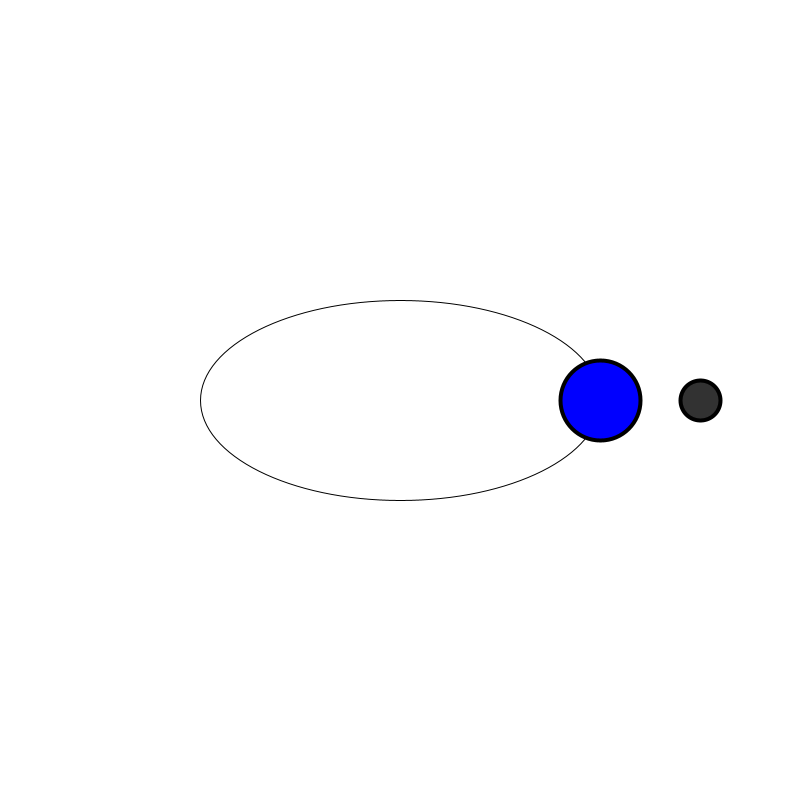
Frame 1 (no input)
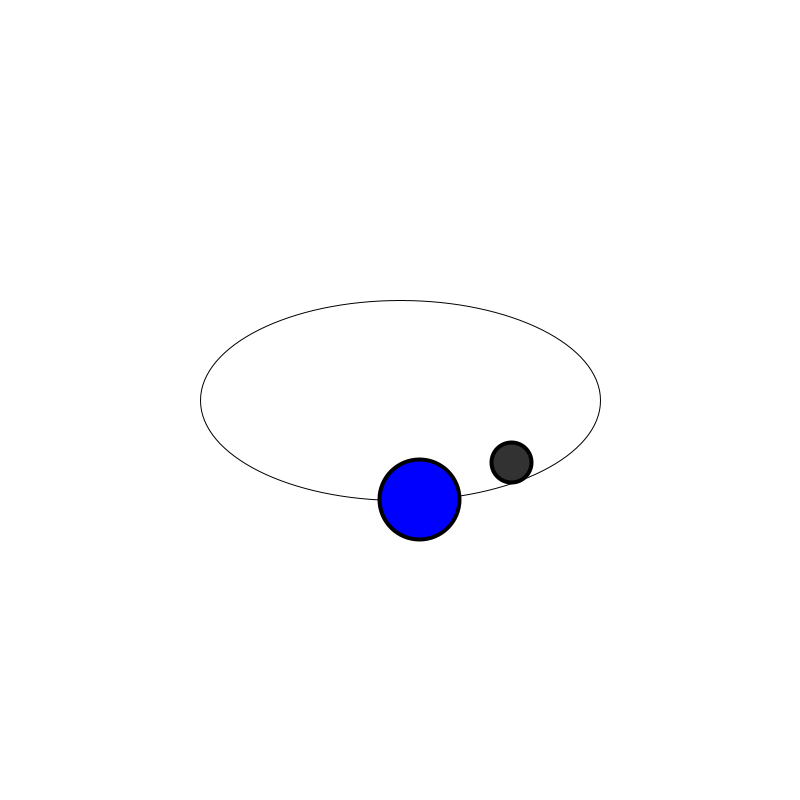
Frame 60 (the mouse pressed at the canvas centre just before this capture)
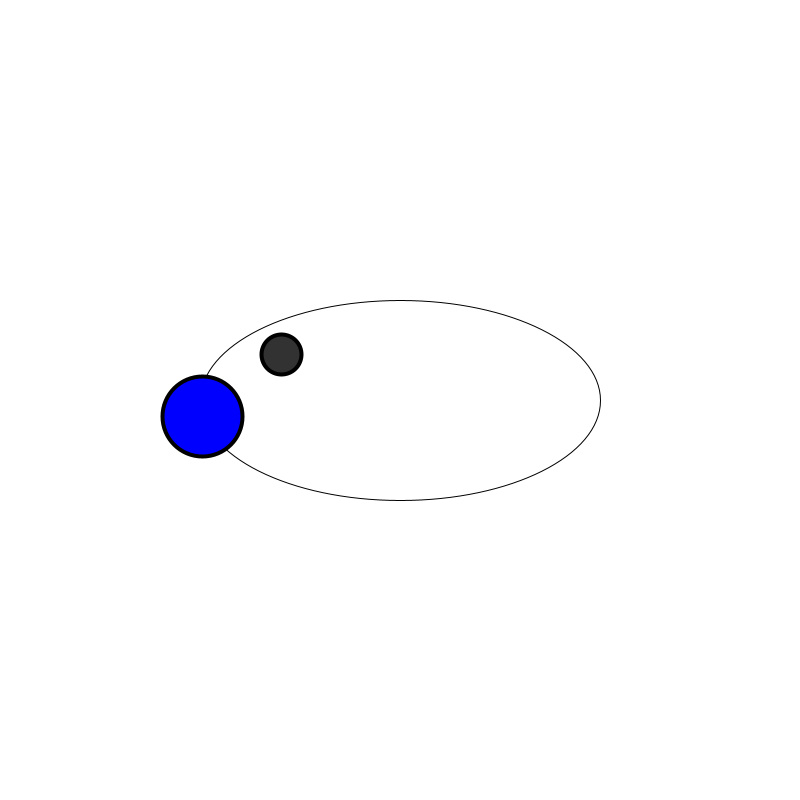
Frame 120 (the mouse held since frame 60 and released just before this capture)

The Processing sketch that drew these frames (run headless with seeded random() and noise(); from frame 60 on, the mouse is pressed at the canvas centre):

// Processing sketch: earth_MoonMotion
// ── earth_MoonMotion.pde

float xEarth, yEarth;
float xMoon, yMoon;


// Motion params for Earth
float cx, cy;
float angleE = 0.0;
float radiusHE = 200;
float radiusVE = 100;
float stepAE = 0.025;


// Motion params for Moon
float angleM = 0.0;
float radiusM = 100;
float stepAM = 0.1;

void setup(){
  size(800,800); 
  
  // Sets the center of Earth elliptical motion
  cx = width/2;
  cy = height/2;
}


void draw(){
  
  background(255);
  
  // Calculates new position of Earth (elliptical motion)
  xEarth = cx + cos(angleE)*radiusHE;
  yEarth = cy + sin(angleE)*radiusVE;
  
  // Calculates new position of Moon (circular motion)
  xMoon = xEarth + cos(angleM)*radiusM;
  yMoon = yEarth + sin(angleM)*radiusM;
  
  // Displays Earth's orbit
  fill(255); strokeWeight(1);
  ellipse(cx, cy, 2*radiusHE, 2*radiusVE);
  
  
  // Displays Earth planet
  fill(0,0,255); strokeWeight(4);
  ellipse(xEarth, yEarth, 80, 80);
  
  // Displays Moon
  fill(50); strokeWeight(4);
  ellipse(xMoon, yMoon, 40, 40);
  
  
  // Updates angles for Earth and Moon motions
  angleE += stepAE;
  angleM += stepAM;
  
}
